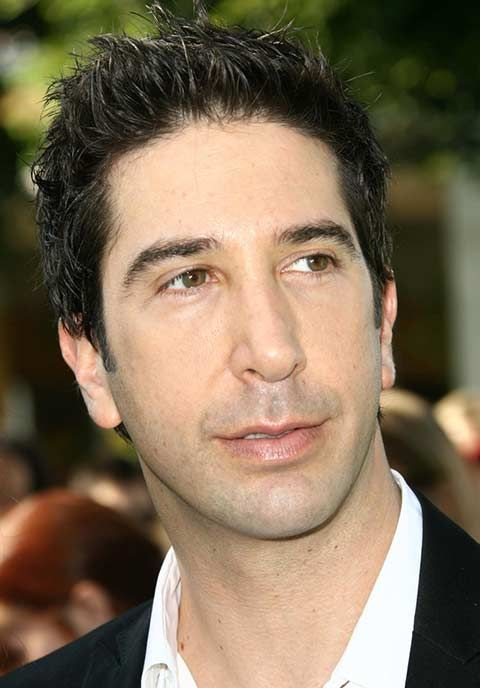
#> input picture Images/ross.jpg, 480 x 688 px, found by its file name
$ jupyter execute cartoonization.ipynb
#> lines starting #> are read from the running program, lines starting #| are printed output that depends on the picture; after the words box and inside, x2 and y2 are one past the last pixel; in counts of white or black regions, pixels touching at a corner belong together
[cell 1]
# importing libraries
import cv2
import numpy as np

[cell 2]
class Cartoonizer:
	"""Cartoonizer effect
		A class that applies a cartoon effect to an image.
		The class uses a bilateral filter and adaptive thresholding to create
		a cartoon effect.
	"""
	def __init__(self):
		pass

	# [54 lines left out: function render, not called in this run]

"""
tmp_canvas = Cartoonizer()

file_name = "giraffe.jpg" #File_name will come here
res = tmp_canvas.render(file_name)

cv2.imwrite("Cartoon version.jpg", res)
cv2.imshow("Cartoon version", res)
cv2.waitKey(0)
cv2.destroyAllWindows()
"""

[cell 3]
# reading image
img = cv2.imread("ross.jpg")
#> img is the input picture: shape (688, 480, 3); mean B, G, R 87, 109.8, 127.2

# Edges
gray = cv2.cvtColor(img, cv2.COLOR_BGR2GRAY)
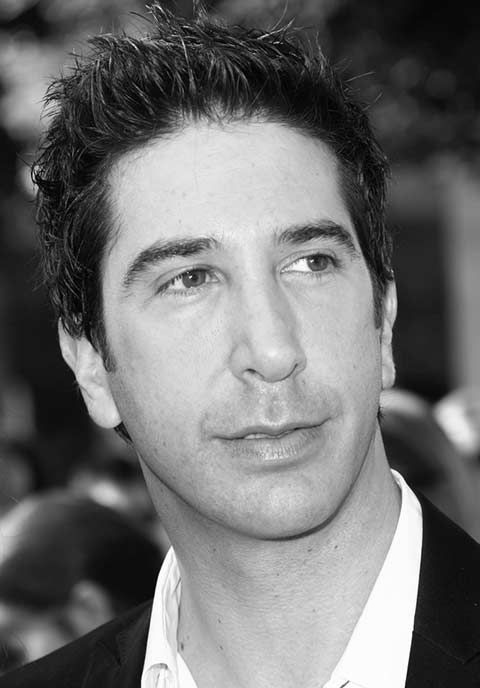
#> gray: shape (688, 480); min 0, max 255, mean 112.5
gray = cv2.medianBlur(gray, 5)
edges = cv2.adaptiveThreshold(gray, 255, cv2.ADAPTIVE_THRESH_MEAN_C,
										cv2.THRESH_BINARY, 9, 9)
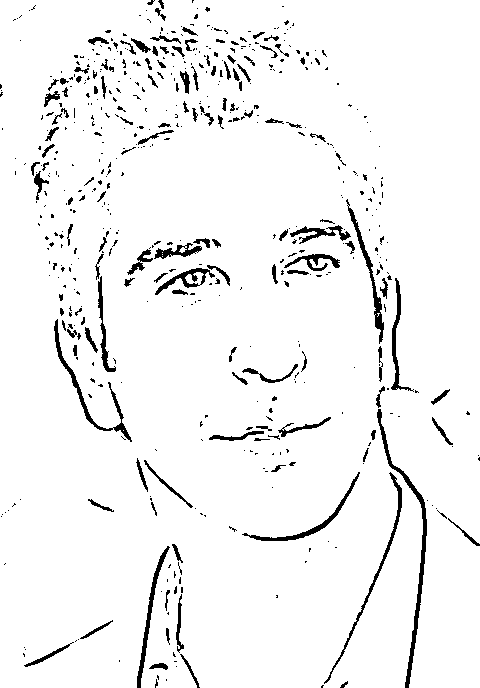
#> edges: shape (688, 480); 95.2% white; 565 black regions (429 under 20 px), largest, box (x1, y1, x2, y2) and area: (377, 409, 427, 688) 1193, (54, 319, 132, 442) 751, (324, 472, 402, 684) 674

# Cartoonization
color = cv2.bilateralFilter(img, 9, 250, 250)
cartoon = cv2.bitwise_and(color, color, mask=edges)
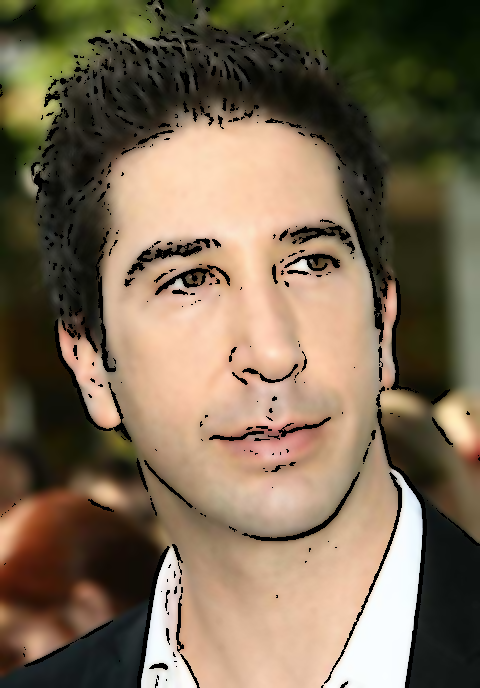
#> cartoon: shape (688, 480, 3); mean B, G, R 83.8, 105.8, 122.5


cv2.imshow("Image", img)
cv2.imshow("edges", edges)
cv2.imshow("Cartoon", cartoon)
cv2.waitKey(0)
cv2.destroyAllWindows()

$ run again, with Images/Cartoon version.jpg copied over Images/ross.jpg
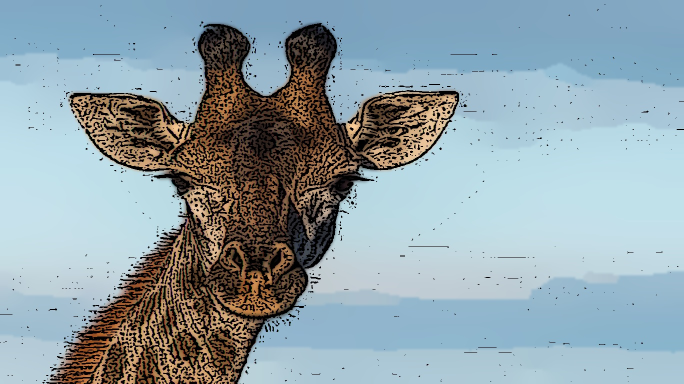
#> input picture Images/Cartoon version.jpg, 1368 x 768 px, found by its file name (shown at 1/2 size)
#> img is the input picture: shape (768, 1368, 3); mean B, G, R 168.8, 161.1, 143.5
#> `edges = cv2.adaptiveThreshold(gray, 255, cv2.ADAPTIVE_THRESH_MEAN_C, c..`:
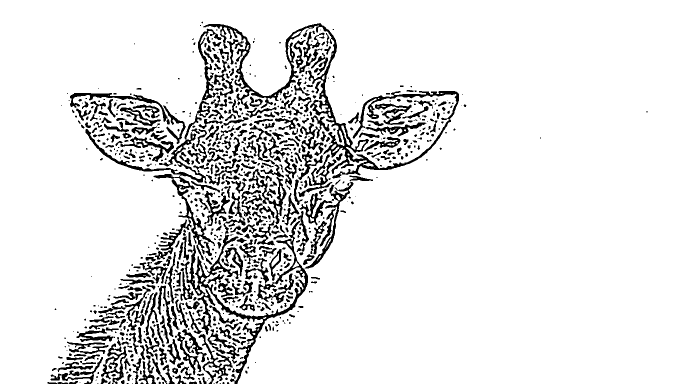
#> edges: shape (768, 1368) (shown at 1/2 size); 89.2% white; 903 black regions (396 under 20 px), largest, box (x1, y1, x2, y2) and area: (407, 46, 918, 357) 12562, (361, 433, 616, 768) 10209, (171, 227, 430, 520) 6330
#> `cartoon = cv2.bitwise_and(color, color, mask=edges)`:
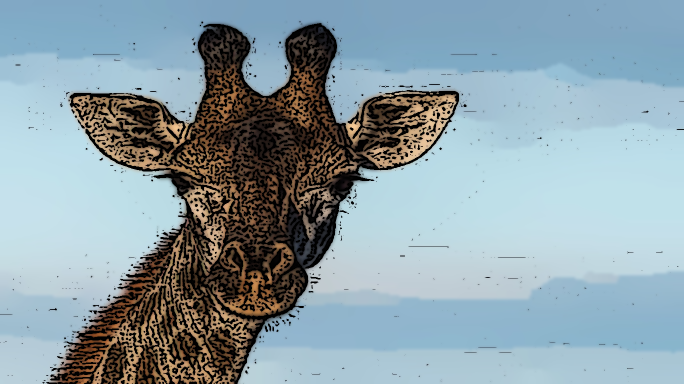
#> cartoon: shape (768, 1368, 3) (shown at 1/2 size); mean B, G, R 166.7, 158.4, 139.5

$ run again, with Images/photo2.jpg copied over Images/ross.jpg
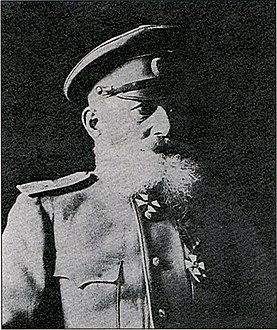
#> input picture Images/photo2.jpg, 277 x 330 px, found by its file name
#> img is the input picture: shape (330, 277, 3); mean B, G, R 72.4, 73.3, 72
#> `edges = cv2.adaptiveThreshold(gray, 255, cv2.ADAPTIVE_THRESH_MEAN_C, c..`:
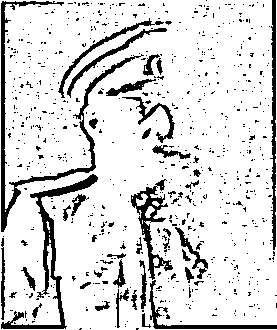
#> edges: shape (330, 277); 85.5% white; 731 black regions (687 under 20 px), largest, box (x1, y1, x2, y2) and area: (1, 1, 144, 232) 2245, (1, 174, 98, 329) 1767, (131, 179, 173, 280) 1068
#> `cartoon = cv2.bitwise_and(color, color, mask=edges)`:
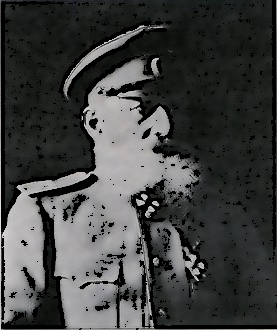
#> cartoon: shape (330, 277, 3); mean B, G, R 64.4, 65.2, 64.1
